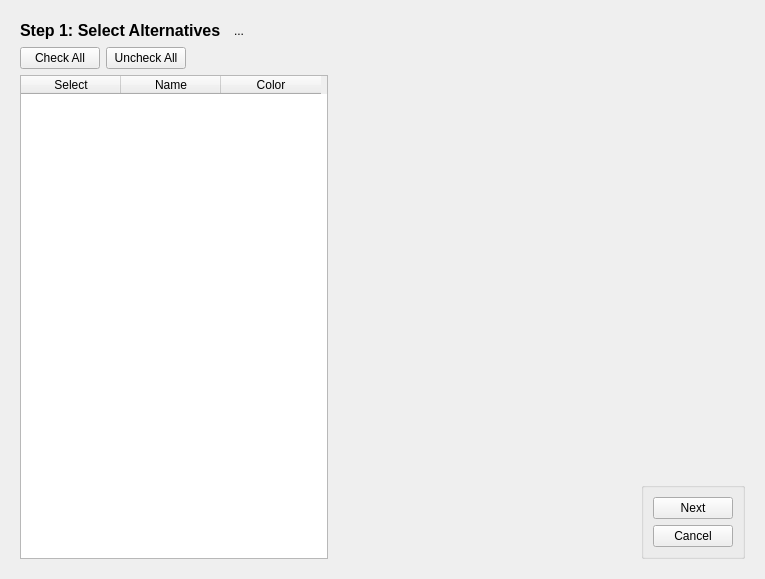
<ui version="4.0" >
 <class>McaWizard</class>
 <widget class="QWidget" name="McaWizard" >
  <property name="windowModality" >
   <enum>Qt::ApplicationModal</enum>
  </property>
  <property name="geometry" >
   <rect>
    <x>0</x>
    <y>0</y>
    <width>765</width>
    <height>579</height>
   </rect>
  </property>
  <property name="font" >
   <font>
    <family>Arial</family>
    <pointsize>9</pointsize>
   </font>
  </property>
  <property name="windowTitle" >
   <string>Multicriteria Analysis</string>
  </property>
  <layout class="QVBoxLayout" >
   <property name="spacing" >
    <number>0</number>
   </property>
   <item>
    <widget class="QStackedWidget" name="mca_stack" >
     <property name="currentIndex" >
      <number>0</number>
     </property>
     <widget class="QWidget" name="select_altern_page" >
      <layout class="QVBoxLayout" >
       <item>
        <layout class="QHBoxLayout" >
         <item>
          <widget class="QLabel" name="label_13" >
           <property name="font" >
            <font>
             <family>Arial</family>
             <pointsize>12</pointsize>
             <weight>75</weight>
             <bold>true</bold>
             <underline>false</underline>
            </font>
           </property>
           <property name="text" >
            <string>Step 1: Select Alternatives</string>
           </property>
          </widget>
         </item>
         <item>
          <widget class="QToolButton" name="help_button" >
           <property name="text" >
            <string>...</string>
           </property>
           <property name="icon" >
            <iconset>../images/help.png</iconset>
           </property>
           <property name="iconSize" >
            <size>
             <width>24</width>
             <height>24</height>
            </size>
           </property>
           <property name="autoRaise" >
            <bool>true</bool>
           </property>
          </widget>
         </item>
         <item>
          <spacer>
           <property name="orientation" >
            <enum>Qt::Horizontal</enum>
           </property>
           <property name="sizeHint" >
            <size>
             <width>40</width>
             <height>20</height>
            </size>
           </property>
          </spacer>
         </item>
        </layout>
       </item>
       <item>
        <layout class="QHBoxLayout" >
         <item>
          <widget class="QPushButton" name="check_all_altern_button" >
           <property name="text" >
            <string>Check All</string>
           </property>
          </widget>
         </item>
         <item>
          <widget class="QPushButton" name="uncheck_all_altern_button" >
           <property name="text" >
            <string>Uncheck All</string>
           </property>
          </widget>
         </item>
         <item>
          <spacer>
           <property name="orientation" >
            <enum>Qt::Horizontal</enum>
           </property>
           <property name="sizeHint" >
            <size>
             <width>40</width>
             <height>20</height>
            </size>
           </property>
          </spacer>
         </item>
        </layout>
       </item>
       <item>
        <layout class="QHBoxLayout" >
         <item>
          <widget class="AlternativeMcaTableWidget" name="altern_table" >
           <property name="enabled" >
            <bool>true</bool>
           </property>
           <property name="font" >
            <font>
             <family>Arial</family>
             <pointsize>9</pointsize>
            </font>
           </property>
           <property name="mouseTracking" >
            <bool>false</bool>
           </property>
           <property name="editTriggers" >
            <set>QAbstractItemView::NoEditTriggers</set>
           </property>
           <property name="alternatingRowColors" >
            <bool>true</bool>
           </property>
           <property name="selectionMode" >
            <enum>QAbstractItemView::NoSelection</enum>
           </property>
           <property name="horizontalScrollMode" >
            <enum>QAbstractItemView::ScrollPerPixel</enum>
           </property>
           <property name="rowCount" >
            <number>0</number>
           </property>
           <property name="columnCount" >
            <number>3</number>
           </property>
           <column>
            <property name="text" >
             <string>Select</string>
            </property>
           </column>
           <column>
            <property name="text" >
             <string>Name</string>
            </property>
           </column>
           <column>
            <property name="text" >
             <string>Color</string>
            </property>
           </column>
          </widget>
         </item>
         <item>
          <spacer>
           <property name="orientation" >
            <enum>Qt::Horizontal</enum>
           </property>
           <property name="sizeHint" >
            <size>
             <width>111</width>
             <height>245</height>
            </size>
           </property>
          </spacer>
         </item>
         <item>
          <layout class="QVBoxLayout" >
           <item>
            <spacer>
             <property name="orientation" >
              <enum>Qt::Vertical</enum>
             </property>
             <property name="sizeHint" >
              <size>
               <width>20</width>
               <height>40</height>
              </size>
             </property>
            </spacer>
           </item>
           <item>
            <widget class="QGroupBox" name="groupBox_8" >
             <property name="title" >
              <string/>
             </property>
             <layout class="QVBoxLayout" >
              <item>
               <widget class="QPushButton" name="altern_next_button" >
                <property name="font" >
                 <font>
                  <pointsize>9</pointsize>
                 </font>
                </property>
                <property name="text" >
                 <string>Next</string>
                </property>
               </widget>
              </item>
              <item>
               <widget class="QPushButton" name="altern_cancel_button" >
                <property name="font" >
                 <font>
                  <pointsize>9</pointsize>
                 </font>
                </property>
                <property name="text" >
                 <string>Cancel</string>
                </property>
               </widget>
              </item>
             </layout>
            </widget>
           </item>
          </layout>
         </item>
        </layout>
       </item>
      </layout>
     </widget>
     <widget class="QWidget" name="select_criteria_page" >
      <layout class="QVBoxLayout" >
       <item>
        <layout class="QHBoxLayout" >
         <item>
          <widget class="QLabel" name="label_14" >
           <property name="font" >
            <font>
             <pointsize>14</pointsize>
             <weight>50</weight>
             <bold>false</bold>
             <underline>false</underline>
            </font>
           </property>
           <property name="text" >
            <string>Step 2: Select Criteria</string>
           </property>
          </widget>
         </item>
         <item>
          <widget class="QToolButton" name="help_button_2" >
           <property name="text" >
            <string>...</string>
           </property>
           <property name="icon" >
            <iconset>../images/help.png</iconset>
           </property>
           <property name="iconSize" >
            <size>
             <width>24</width>
             <height>24</height>
            </size>
           </property>
           <property name="autoRaise" >
            <bool>true</bool>
           </property>
          </widget>
         </item>
         <item>
          <spacer>
           <property name="orientation" >
            <enum>Qt::Horizontal</enum>
           </property>
           <property name="sizeHint" >
            <size>
             <width>40</width>
             <height>20</height>
            </size>
           </property>
          </spacer>
         </item>
        </layout>
       </item>
       <item>
        <layout class="QHBoxLayout" >
         <item>
          <widget class="QPushButton" name="check_all_criteria_button" >
           <property name="text" >
            <string>Check All</string>
           </property>
          </widget>
         </item>
         <item>
          <widget class="QPushButton" name="uncheck_all_criteria_button" >
           <property name="text" >
            <string>Uncheck All</string>
           </property>
          </widget>
         </item>
         <item>
          <spacer>
           <property name="orientation" >
            <enum>Qt::Horizontal</enum>
           </property>
           <property name="sizeHint" >
            <size>
             <width>40</width>
             <height>20</height>
            </size>
           </property>
          </spacer>
         </item>
        </layout>
       </item>
       <item>
        <layout class="QHBoxLayout" >
         <item>
          <widget class="CriteriaMcaTableWidget" name="crit_table" >
           <property name="enabled" >
            <bool>true</bool>
           </property>
           <property name="mouseTracking" >
            <bool>false</bool>
           </property>
           <property name="editTriggers" >
            <set>QAbstractItemView::NoEditTriggers</set>
           </property>
           <property name="alternatingRowColors" >
            <bool>true</bool>
           </property>
           <property name="horizontalScrollMode" >
            <enum>QAbstractItemView::ScrollPerPixel</enum>
           </property>
           <property name="rowCount" >
            <number>0</number>
           </property>
           <property name="columnCount" >
            <number>5</number>
           </property>
           <column>
            <property name="text" >
             <string>Select</string>
            </property>
           </column>
           <column>
            <property name="text" >
             <string>Description</string>
            </property>
           </column>
           <column>
            <property name="text" >
             <string>Type</string>
            </property>
           </column>
           <column>
            <property name="text" >
             <string>Options/Units</string>
            </property>
           </column>
           <column>
            <property name="text" >
             <string>Cost/Benefit</string>
            </property>
           </column>
          </widget>
         </item>
         <item>
          <layout class="QVBoxLayout" >
           <item>
            <spacer>
             <property name="orientation" >
              <enum>Qt::Vertical</enum>
             </property>
             <property name="sizeHint" >
              <size>
               <width>20</width>
               <height>40</height>
              </size>
             </property>
            </spacer>
           </item>
           <item>
            <widget class="QGroupBox" name="groupBox_9" >
             <property name="title" >
              <string/>
             </property>
             <layout class="QVBoxLayout" >
              <item>
               <widget class="QPushButton" name="crit_next_button" >
                <property name="text" >
                 <string>Next</string>
                </property>
               </widget>
              </item>
              <item>
               <widget class="QPushButton" name="crit_prev_button" >
                <property name="text" >
                 <string>Prev</string>
                </property>
               </widget>
              </item>
              <item>
               <widget class="QPushButton" name="crit_cancel_button" >
                <property name="text" >
                 <string>Cancel</string>
                </property>
               </widget>
              </item>
             </layout>
            </widget>
           </item>
          </layout>
         </item>
        </layout>
       </item>
      </layout>
     </widget>
     <widget class="QWidget" name="input_data_page" >
      <layout class="QVBoxLayout" >
       <item>
        <layout class="QHBoxLayout" >
         <item>
          <widget class="QLabel" name="label_15" >
           <property name="font" >
            <font>
             <pointsize>14</pointsize>
             <weight>50</weight>
             <bold>false</bold>
             <underline>false</underline>
            </font>
           </property>
           <property name="text" >
            <string>Step 3: Input Data</string>
           </property>
          </widget>
         </item>
         <item>
          <spacer>
           <property name="orientation" >
            <enum>Qt::Horizontal</enum>
           </property>
           <property name="sizeHint" >
            <size>
             <width>40</width>
             <height>20</height>
            </size>
           </property>
          </spacer>
         </item>
        </layout>
       </item>
       <item>
        <layout class="QVBoxLayout" >
         <item>
          <layout class="QHBoxLayout" >
           <item>
            <widget class="QGroupBox" name="groupBox_11" >
             <property name="title" >
              <string/>
             </property>
             <layout class="QHBoxLayout" >
              <item>
               <widget class="QPushButton" name="export_button" >
                <property name="text" >
                 <string>Export CSV Template</string>
                </property>
               </widget>
              </item>
              <item>
               <widget class="QPushButton" name="import_button" >
                <property name="text" >
                 <string>Import From CSV</string>
                </property>
               </widget>
              </item>
             </layout>
            </widget>
           </item>
           <item>
            <spacer>
             <property name="orientation" >
              <enum>Qt::Horizontal</enum>
             </property>
             <property name="sizeHint" >
              <size>
               <width>40</width>
               <height>20</height>
              </size>
             </property>
            </spacer>
           </item>
          </layout>
         </item>
         <item>
          <layout class="QHBoxLayout" >
           <item>
            <widget class="InputMcaTableWidget" name="input_table" >
             <property name="enabled" >
              <bool>true</bool>
             </property>
             <property name="mouseTracking" >
              <bool>false</bool>
             </property>
             <property name="editTriggers" >
              <set>QAbstractItemView::AllEditTriggers</set>
             </property>
             <property name="dragDropOverwriteMode" >
              <bool>false</bool>
             </property>
             <property name="alternatingRowColors" >
              <bool>true</bool>
             </property>
             <property name="horizontalScrollMode" >
              <enum>QAbstractItemView::ScrollPerPixel</enum>
             </property>
             <property name="rowCount" >
              <number>0</number>
             </property>
             <property name="columnCount" >
              <number>0</number>
             </property>
            </widget>
           </item>
           <item>
            <layout class="QVBoxLayout" >
             <item>
              <spacer>
               <property name="orientation" >
                <enum>Qt::Vertical</enum>
               </property>
               <property name="sizeHint" >
                <size>
                 <width>20</width>
                 <height>40</height>
                </size>
               </property>
              </spacer>
             </item>
             <item>
              <widget class="QGroupBox" name="groupBox_15" >
               <property name="title" >
                <string/>
               </property>
               <layout class="QVBoxLayout" >
                <item>
                 <widget class="QPushButton" name="input_next_button" >
                  <property name="text" >
                   <string>Next</string>
                  </property>
                 </widget>
                </item>
                <item>
                 <widget class="QPushButton" name="input_prev_button" >
                  <property name="text" >
                   <string>Prev</string>
                  </property>
                 </widget>
                </item>
                <item>
                 <widget class="QPushButton" name="input_cancel_button" >
                  <property name="text" >
                   <string>Cancel</string>
                  </property>
                 </widget>
                </item>
               </layout>
              </widget>
             </item>
            </layout>
           </item>
          </layout>
         </item>
        </layout>
       </item>
      </layout>
     </widget>
     <widget class="QWidget" name="weight_page" >
      <layout class="QVBoxLayout" >
       <item>
        <layout class="QHBoxLayout" >
         <item>
          <widget class="QLabel" name="label_17" >
           <property name="font" >
            <font>
             <pointsize>14</pointsize>
             <weight>50</weight>
             <bold>false</bold>
             <underline>false</underline>
            </font>
           </property>
           <property name="text" >
            <string>Step 4: Assign Weights</string>
           </property>
          </widget>
         </item>
         <item>
          <spacer>
           <property name="orientation" >
            <enum>Qt::Horizontal</enum>
           </property>
           <property name="sizeHint" >
            <size>
             <width>40</width>
             <height>20</height>
            </size>
           </property>
          </spacer>
         </item>
        </layout>
       </item>
       <item>
        <layout class="QHBoxLayout" >
         <item>
          <widget class="QPushButton" name="equal_weight_button" >
           <property name="text" >
            <string>Assign Equal Weighting</string>
           </property>
          </widget>
         </item>
         <item>
          <spacer>
           <property name="orientation" >
            <enum>Qt::Horizontal</enum>
           </property>
           <property name="sizeHint" >
            <size>
             <width>40</width>
             <height>20</height>
            </size>
           </property>
          </spacer>
         </item>
        </layout>
       </item>
       <item>
        <layout class="QHBoxLayout" >
         <item>
          <widget class="WeightMcaTableWidget" name="weight_table" >
           <property name="enabled" >
            <bool>true</bool>
           </property>
           <property name="minimumSize" >
            <size>
             <width>400</width>
             <height>0</height>
            </size>
           </property>
           <property name="mouseTracking" >
            <bool>false</bool>
           </property>
           <property name="editTriggers" >
            <set>QAbstractItemView::AllEditTriggers</set>
           </property>
           <property name="alternatingRowColors" >
            <bool>true</bool>
           </property>
           <property name="selectionMode" >
            <enum>QAbstractItemView::NoSelection</enum>
           </property>
           <property name="horizontalScrollMode" >
            <enum>QAbstractItemView::ScrollPerPixel</enum>
           </property>
           <property name="rowCount" >
            <number>0</number>
           </property>
           <property name="columnCount" >
            <number>1</number>
           </property>
           <column>
            <property name="text" >
             <string>Weight</string>
            </property>
           </column>
          </widget>
         </item>
         <item>
          <spacer>
           <property name="orientation" >
            <enum>Qt::Horizontal</enum>
           </property>
           <property name="sizeHint" >
            <size>
             <width>111</width>
             <height>245</height>
            </size>
           </property>
          </spacer>
         </item>
         <item>
          <layout class="QVBoxLayout" >
           <item>
            <spacer>
             <property name="orientation" >
              <enum>Qt::Vertical</enum>
             </property>
             <property name="sizeHint" >
              <size>
               <width>20</width>
               <height>40</height>
              </size>
             </property>
            </spacer>
           </item>
           <item>
            <widget class="QGroupBox" name="groupBox_12" >
             <property name="title" >
              <string/>
             </property>
             <layout class="QVBoxLayout" >
              <item>
               <widget class="QPushButton" name="run_analysis_button" >
                <property name="text" >
                 <string>Run Analysis</string>
                </property>
               </widget>
              </item>
              <item>
               <widget class="QPushButton" name="weight_prev_button" >
                <property name="text" >
                 <string>Prev</string>
                </property>
               </widget>
              </item>
              <item>
               <widget class="QPushButton" name="weight_cancel_button" >
                <property name="text" >
                 <string>Cancel</string>
                </property>
               </widget>
              </item>
             </layout>
            </widget>
           </item>
          </layout>
         </item>
        </layout>
       </item>
      </layout>
     </widget>
    </widget>
   </item>
  </layout>
 </widget>
 <customwidgets>
  <customwidget>
   <class>AlternativeMcaTableWidget</class>
   <extends>QTableWidget</extends>
   <header>AlternativeMcaTableWidget.h</header>
  </customwidget>
  <customwidget>
   <class>CriteriaMcaTableWidget</class>
   <extends>QTableWidget</extends>
   <header>CriteriaMcaTableWidget.h</header>
  </customwidget>
  <customwidget>
   <class>InputMcaTableWidget</class>
   <extends>QTableWidget</extends>
   <header>InputMcaTableWidget.h</header>
  </customwidget>
  <customwidget>
   <class>WeightMcaTableWidget</class>
   <extends>QTableWidget</extends>
   <header>WeightMcaTableWidget.h</header>
  </customwidget>
 </customwidgets>
 <resources/>
 <connections/>
</ui>
